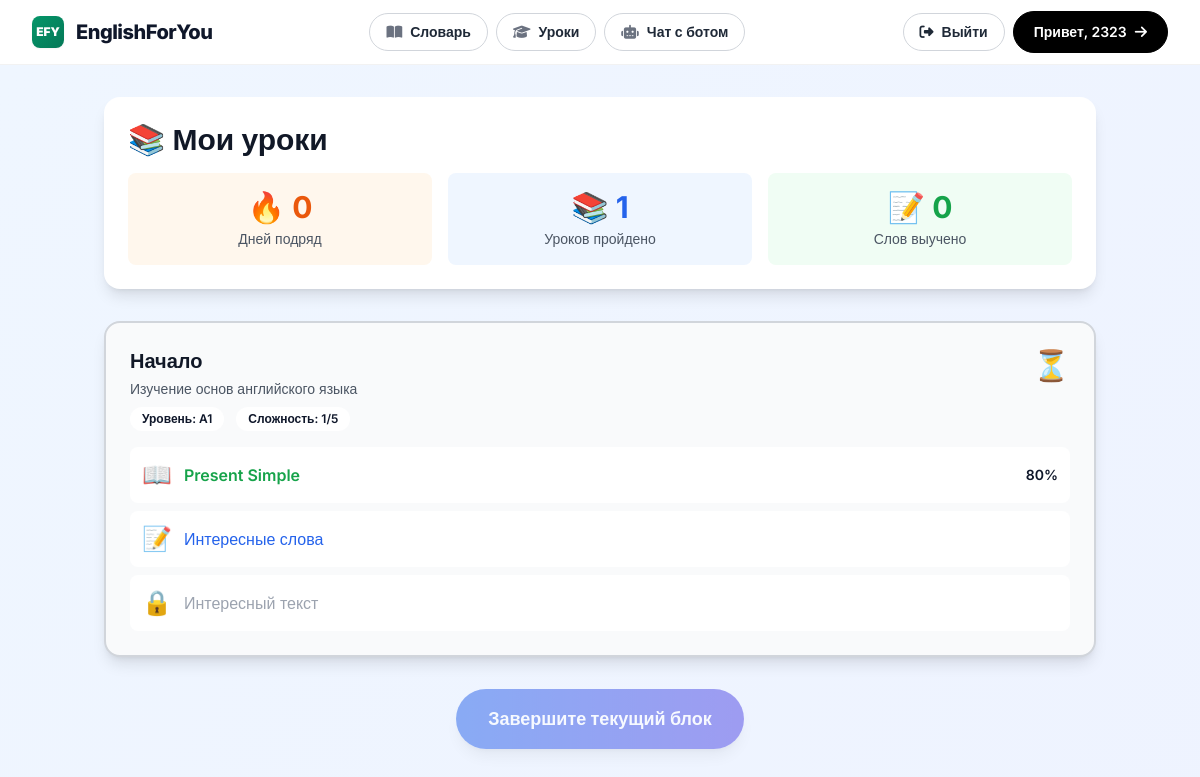
The app's page /lessons/board/ (signed in) with its own data.
### lessons/models.py (models this page shows, shortened)
class LessonBlock(models.Model):
    LEVEL_CHOICES = [
        ('A1', 'A1 - Начальный'),
        ('A2', 'A2 - Элементарный'),
        ('B1', 'B1 - Средний'),
        ('B2', 'B2 - Выше среднего'),
        ('C1', 'C1 - Продвинутый'),
        ('C2', 'C2 - Профессиональный'),
    ]
    user = models.ForeignKey(
        User,
        on_delete=models.CASCADE,
        related_name='lesson_blocks',
        verbose_name='Пользователь'
    )
    title = models.CharField(
        max_length=200,
        verbose_name='Название блока',
        help_text='Например: Present Simple'
    )
    description = models.TextField(
        verbose_name='Описание',
        help_text='Изучение настоящего времени'
    )
    level = models.CharField(
        max_length=2,
        choices=LEVEL_CHOICES,
        verbose_name='Уровень CEFR'
    )
    difficulty_level = models.IntegerField(
        validators=[MinValueValidator(1), MaxValueValidator(5)],
        verbose_name='Сложность (1-5)',
        help_text='Сложность внутри уровня'
    )
    grammar_topic = models.CharField(
        max_length=100,
        verbose_name='Грамматическая тема',
        help_text='Например: present_simple'
    )
    order = models.IntegerField(
        verbose_name='Порядковый номер',
        help_text='Порядок блока в последовательности'
    )
    is_completed = models.BooleanField(
        default=False,
        verbose_name='Все уроки пройдены'
    )
    is_passed = models.BooleanField(
        default=False,
        verbose_name='Все уроки на 80%+'
    )
    completion_percent = models.IntegerField(
        default=0,
        validators=[MinValueValidator(0), MaxValueValidator(100)],
        verbose_name='Процент завершения'
    )
    created_at = models.DateTimeField(
        auto_now_add=True,
        verbose_name='Создан'
    )
    completed_at = models.DateTimeField(
        blank=True,
        null=True,
        verbose_name='Завершён'
    )
    class Meta:
        verbose_name = 'Блок уроков'
        verbose_name_plural = 'Блоки уроков'
        ordering = ['user', 'order']
        indexes = [
            models.Index(fields=['user', 'order']),
            models.Index(fields=['user', 'is_completed']),
        ]

class Lesson(models.Model):
    TYPE_CHOICES = [
        ('grammar', 'Грамматика'),
        ('vocabulary', 'Лексика'),
        ('reading', 'Чтение'),
    ]
    block = models.ForeignKey(
        LessonBlock,
        on_delete=models.CASCADE,
        related_name='lessons',
        verbose_name='Блок'
    )
    lesson_type = models.CharField(
        max_length=20,
        choices=TYPE_CHOICES,
        verbose_name='Тип урока'
    )
    title = models.CharField(
        max_length=200,
        verbose_name='Название урока'
    )
    content = models.JSONField(
        verbose_name='Контент урока',
        help_text='Структура контента в JSON'
    )
    order = models.IntegerField(
        verbose_name='Порядок в блоке',
        help_text='1 - грамматика, 2 - лексика, 3 - чтение'
    )
    estimated_time = models.IntegerField(
        default=15,
        verbose_name='Примерное время (мин)'
    )
    is_unlocked = models.BooleanField(
        default=False,
        verbose_name='Разблокирован'
    )
    created_at = models.DateTimeField(
        auto_now_add=True,
        verbose_name='Создан'
    )
    class Meta:
        verbose_name = 'Урок'
        verbose_name_plural = 'Уроки'
        ordering = ['block', 'order']
        indexes = [
            models.Index(fields=['block', 'order']),
        ]

### lessons/views.py (the view)
# urls.py: path('board/', views.lessons_board_view, name='lessons_board'),
def lessons_board_view(request):
    if not request.user.is_authenticated:
        return redirect('login')
    blocks = LessonBlock.objects.filter(
        user=request.user
    ).prefetch_related('lessons').order_by('order')
    blocks_data = []
    for block in blocks:
        lessons = block.lessons.all().order_by('order')
        if block.is_passed:
            color_class = 'bg-green-100 border-green-300'
        elif block.is_completed and not block.is_passed:
            color_class = 'bg-red-100 border-red-300'
        else:
            color_class = 'bg-gray-50 border-gray-300'
        lessons_data = []
        for lesson in lessons:
            progress = LessonProgress.objects.filter(
                user=request.user,
                lesson=lesson
            ).first()
            icon_map = {
                'grammar': '📖',
                'vocabulary': '📝',
                'reading': '📚'
            }
            if progress and progress.is_completed:
                if progress.best_score >= 80:
                    status_class = 'text-green-600 font-semibold'
                else:
                    status_class = 'text-red-600 font-semibold'
            elif lesson.is_unlocked:
                status_class = 'text-blue-600'
            else:
                status_class = 'text-gray-400'
            lessons_data.append({
                'id': lesson.id,
                'title': lesson.title,
                'icon': icon_map.get(lesson.lesson_type, '📄'),
                'is_unlocked': lesson.is_unlocked,
                'status_class': status_class,
                'best_score': progress.best_score if progress else 0
            })
        blocks_data.append({
            'id': block.id,
            'title': block.title,
            'description': block.description,
            'level': block.level,
            'difficulty_level': block.difficulty_level,
            'order': block.order,
            'color_class': color_class,
            'is_completed': block.is_completed,
            'is_passed': block.is_passed,
            'completion_percent': block.completion_percent,
            'lessons': lessons_data
        })
    has_incomplete_block = LessonBlock.objects.filter(
        user=request.user,
        is_completed=False
    ).exists()
    button_state = {
        'disabled': 'disabled' if has_incomplete_block else '',
        'text': 'Завершите текущий блок' if has_incomplete_block else '✨ Получить новый блок'
    }
    try:
        profile = request.user.profile
        stats = {
            'days_streak': profile.days_streak,
            'lessons_completed': profile.lessons_completed,
            'words_learned': profile.words_learned
        }
    except AttributeError:
        from user.models import UserProfile
        profile = UserProfile.objects.create(user=request.user)
        stats = {
            'days_streak': 0,
            'lessons_completed': 0,
            'words_learned': 0
        }
    context = {
        'blocks': blocks_data,
        'button': button_state,
        'stats': stats,
        'has_blocks': blocks.exists()
    }
    return render(request, 'lessons/board.html', context)

### lessons/templates/lessons/board.html (shortened to what this page needs)
{% extends 'main/layout.html' %}
{% block content %}
<div class="min-h-screen bg-gradient-to-br from-blue-50 to-indigo-50 py-8">
  <div class="max-w-5xl mx-auto px-4">
    <div class="mb-8 bg-white rounded-2xl shadow-lg p-6">
      <h1 class="text-3xl font-bold text-gray-900 mb-4">📚 Мои уроки</h1>
      <div class="grid grid-cols-3 gap-4">
        <div class="text-center p-4 bg-orange-50 rounded-lg">
          <div class="text-3xl font-bold text-orange-600">🔥 {{ stats.days_streak }}</div>
          <div class="text-sm text-gray-600 mt-1">Дней подряд</div>
        </div>
        <div class="text-center p-4 bg-blue-50 rounded-lg">
          <div class="text-3xl font-bold text-blue-600">📚 {{ stats.lessons_completed }}</div>
          <div class="text-sm text-gray-600 mt-1">Уроков пройдено</div>
        </div>
        <div class="text-center p-4 bg-green-50 rounded-lg">
          <div class="text-3xl font-bold text-green-600">📝 {{ stats.words_learned }}</div>
          <div class="text-sm text-gray-600 mt-1">Слов выучено</div>
        </div>
      </div>
    </div>
    {% for block in blocks %}
    <div class="mb-6 {{ block.color_class }} border-2 rounded-2xl shadow-lg p-6">
      <div class="flex justify-between items-start mb-4">
        <div>
          <h3 class="text-xl font-bold text-gray-900">{{ block.title }}</h3>
          <p class="text-gray-600 text-sm mt-1">{{ block.description }}</p>
          <div class="flex gap-3 mt-2">
            <span class="text-xs font-semibold px-3 py-1 bg-white rounded-full">
              Уровень: {{ block.level }}
            </span>
            <span class="text-xs font-semibold px-3 py-1 bg-white rounded-full">
              Сложность: {{ block.difficulty_level }}/5
            </span>
          </div>
        </div>
        {% if block.is_passed %}
        <div class="text-3xl">✅</div>
        {% elif block.is_completed %}
        <div class="text-3xl">❌</div>
        {% else %}
        <div class="text-3xl">⏳</div>
        {% endif %}
      </div>
      <div class="space-y-2 mt-4">
        {% for lesson in block.lessons %}
        <div class="flex items-center justify-between p-3 bg-white rounded-lg">
          {% if lesson.is_unlocked %}
          <a href="{% url 'lesson_detail' lesson.id %}" class="flex items-center gap-3 flex-1 hover:text-blue-600 transition">
            <span class="text-2xl">{{ lesson.icon }}</span>
            <span class="{{ lesson.status_class }}">{{ lesson.title }}</span>
            {% if lesson.best_score > 0 %}
            <span class="ml-auto text-sm font-semibold">{{ lesson.best_score }}%</span>
            {% endif %}
          </a>
          {% else %}
          <div class="flex items-center gap-3 flex-1 text-gray-400">
            <span class="text-2xl">🔒</span>
            <span>{{ lesson.title }}</span>
          </div>
          {% endif %}
        </div>
        {% endfor %}
      </div>
    </div>
    {% endfor %}
    <div class="text-center mt-8">
      <button
        id="generateBtn"
        {{ button.disabled }}
        class="px-8 py-4 bg-gradient-to-r from-blue-600 to-indigo-600 text-white font-bold text-lg rounded-full shadow-lg hover:shadow-xl hover:-translate-y-1 transition-all disabled:opacity-50 disabled:cursor-not-allowed disabled:hover:translate-y-0">
        {{ button.text }}
      </button>
    </div>
  </div>
</div>
{% endblock %}

### main/templates/main/layout.html (shortened to what this page needs)
{% load static %}
<!DOCTYPE html>
<html lang="ru">
<head>
  <link rel="stylesheet" href="https://cdnjs.cloudflare.com/ajax/libs/font-awesome/6.4.0/css/all.min.css"/>
  <script src="https://cdn.tailwindcss.com"></script>
</head>
<body class="font-sans bg-gradient-to-b from-white to-gray-50 text-slate-900 antialiased">
  <header id="siteHeader" class="sticky top-0 z-40 backdrop-blur-md bg-white/70 border-b border-black/5 fade-in-down transition-shadow" data-scrolled="false">
    <div class="max-w-7xl mx-auto h-16 px-4 sm:px-6 lg:px-8 flex items-center gap-4">
      <a href="{% url 'home' %}" class="inline-flex items-center gap-3 group">
        <div class="w-8 h-8 rounded-lg bg-gradient-to-br from-primary to-emerald-700 text-white grid place-items-center font-black text-xs shadow-sm transition-transform group-hover:-translate-y-0.5">
          EFY
        </div>
        <span class="font-extrabold text-lg sm:text-xl tracking-tight">
          EnglishForYou
        </span>
      </a>
      <nav class="hidden lg:flex items-center gap-2 mx-auto">
        <a href="#"
           class="inline-flex items-center gap-2 px-4 py-2 rounded-full text-sm font-semibold bg-white border border-gray-300 text-gray-800 transition-all hover:-translate-y-0.5 hover:shadow-md hover:text-primary hover:border-primary focus-visible:outline-2 focus-visible:outline-primary focus-visible:outline-offset-2">
          <i class="fa-solid fa-book-open text-gray-500"></i>
          Словарь
        </a>
        <a href="{% url 'lessons_board' %}"
           class="inline-flex items-center gap-2 px-4 py-2 rounded-full text-sm font-semibold bg-white border border-gray-300 text-gray-800 transition-all hover:-translate-y-0.5 hover:shadow-md hover:text-primary hover:border-primary focus-visible:outline-2 focus-visible:outline-primary focus-visible:outline-offset-2">
          <i class="fa-solid fa-graduation-cap text-gray-500"></i>
          Уроки
        </a>
        <a href="#"
           class="inline-flex items-center gap-2 px-4 py-2 rounded-full text-sm font-semibold bg-white border border-gray-300 text-gray-800 transition-all hover:-translate-y-0.5 hover:shadow-md hover:text-primary hover:border-primary focus-visible:outline-2 focus-visible:outline-primary focus-visible:outline-offset-2">
          <i class="fa-solid fa-robot text-gray-500"></i>
          Чат с ботом
        </a>
      </nav>
      <div class="hidden md:flex items-center gap-2 ml-auto lg:ml-0">
        {% if request.user.is_authenticated %}
          <a href="{% url 'logout' %}"
             class="inline-flex items-center gap-2 px-4 py-2 rounded-full text-sm font-semibold bg-white border border-gray-300 text-gray-800 transition-all hover:-translate-y-0.5 hover:shadow-md hover:text-primary hover:border-primary focus-visible:outline-2 focus-visible:outline-primary focus-visible:outline-offset-2">
            <i class="fa-solid fa-right-from-bracket"></i>
            Выйти
          </a>
        {% endif %}
        {% if request.user.is_authenticated %}
          <a href="{% url 'user_profile' %}"
             class="group relative inline-flex items-center gap-2 px-5 py-2.5 rounded-full text-sm font-semibold bg-black text-white border border-black overflow-hidden transition-all hover:-translate-y-0.5 hover:shadow-md hover:brightness-110 active:brightness-95 btn-dark-animated focus-visible:outline-2 focus-visible:outline-primary focus-visible:outline-offset-2">
            <span class="relative z-10">Привет, {{ request.user }}</span>
            <i class="fas fa-arrow-right relative z-10 transition-transform group-hover:translate-x-1"></i>
          </a>
        {% endif %}
      </div>
    </div>
  </header>
  {% block content %}
  {% endblock %}
</body>
</html>

### main/templates/main/layout.html (style rules this page uses)
.fade-in-down { animation: fadeInDown .45s ease-out; }

### records on screen
LessonBlock: title "Начало", description "Изучение основ английского языка", level "A1"
Lesson: title "Present Simple"
Lesson: title "Интересные слова"
Lesson: title "Интересный текст"

### other values on screen
{{ request.user }} "2323"
{{ stats.days_streak }} "0"
{{ stats.lessons_completed }} "1"
{{ stats.words_learned }} "0"
{{ block.difficulty_level }} "1"
{{ lesson.icon }} "📖" "📝"
{{ lesson.best_score }} "80"
{{ button.text }} "Завершите текущий блок"
